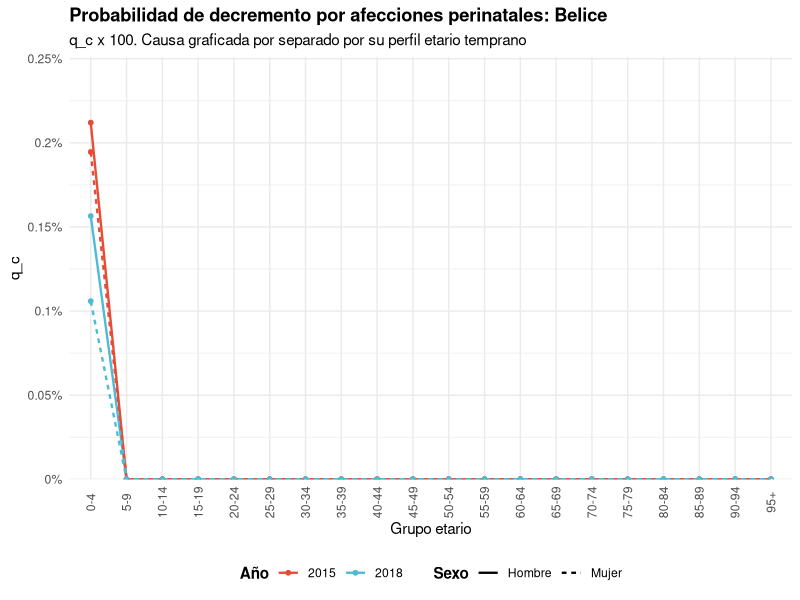
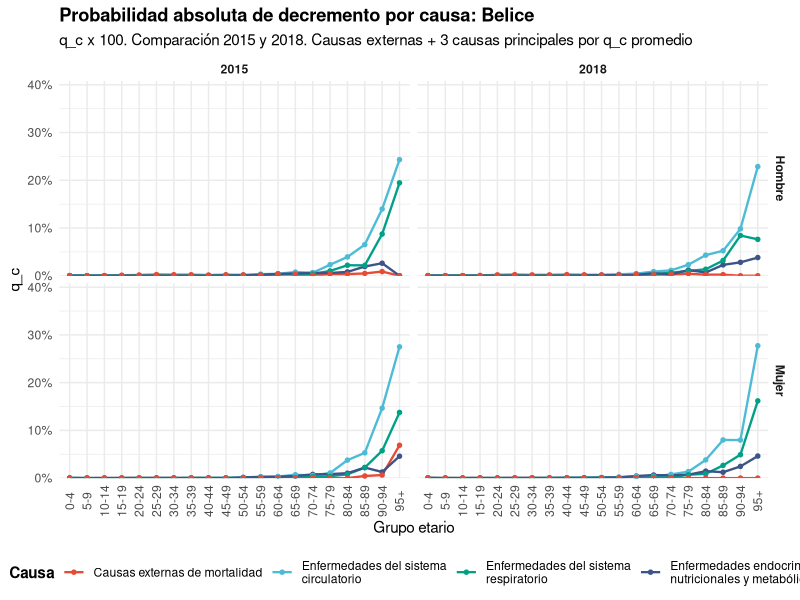
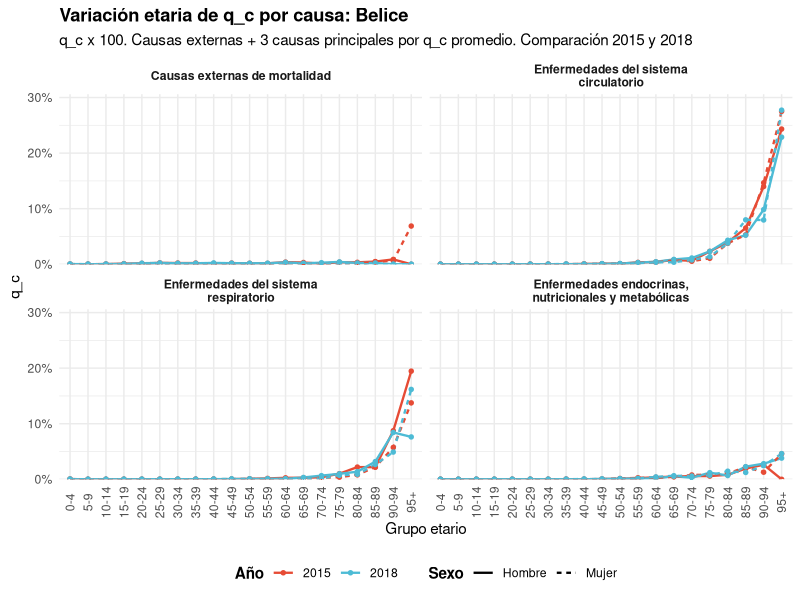
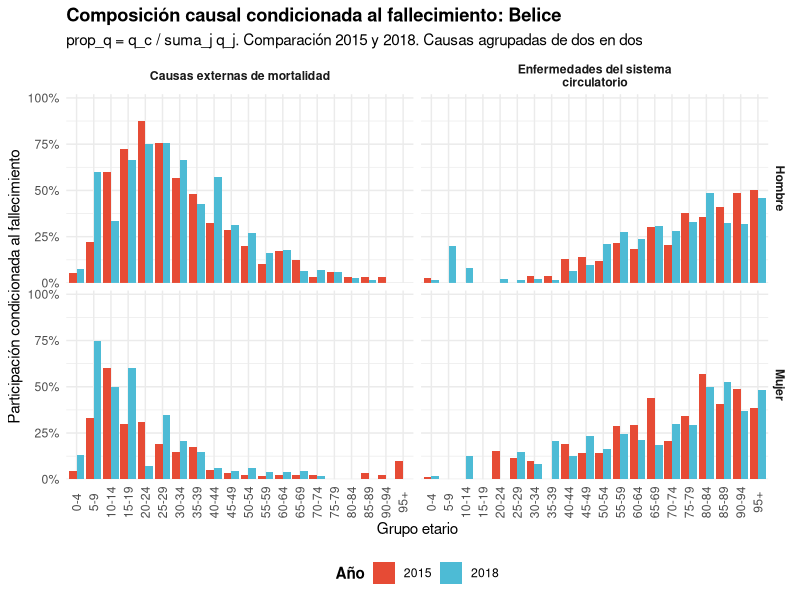
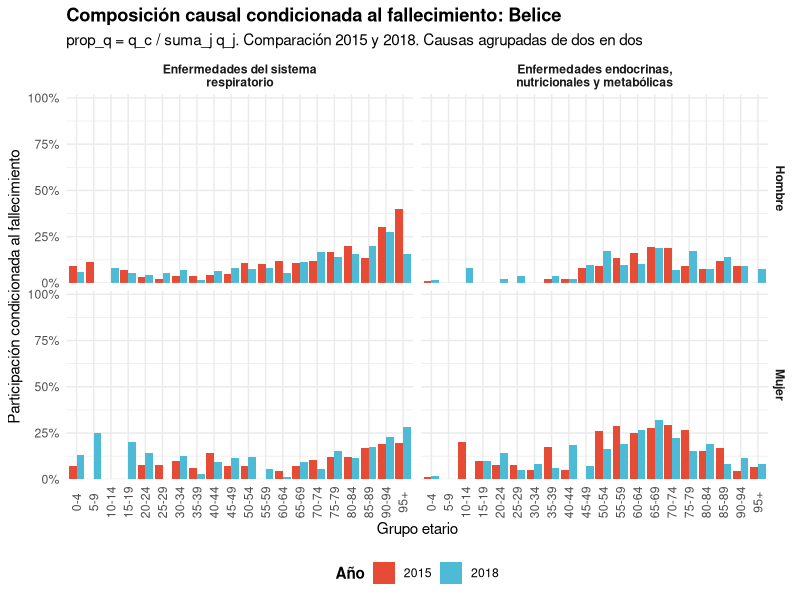
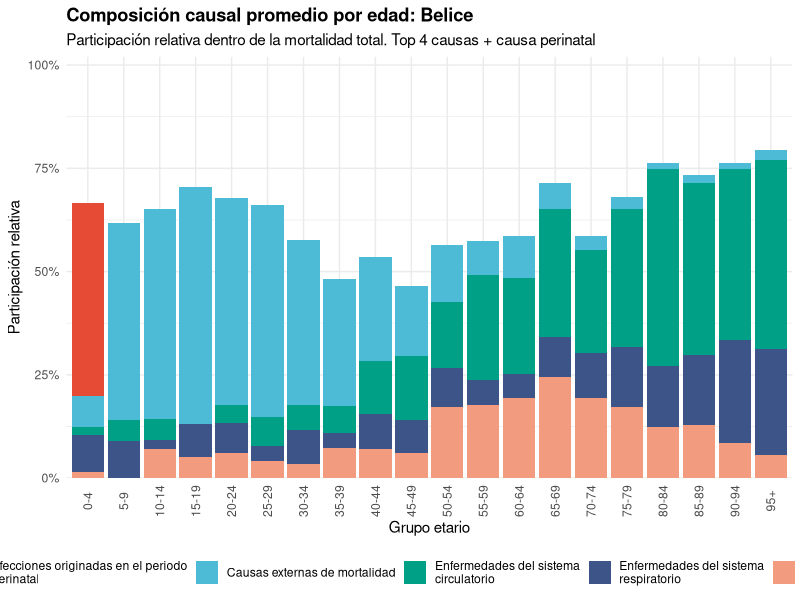
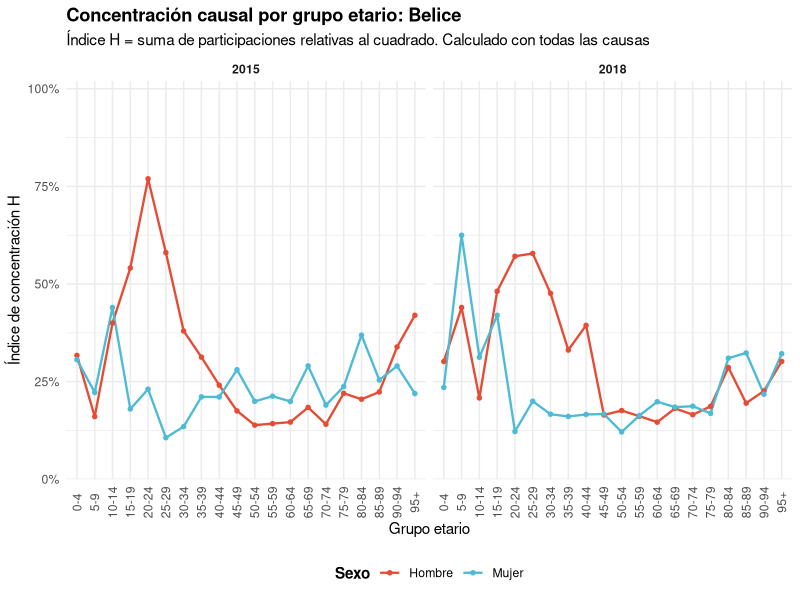
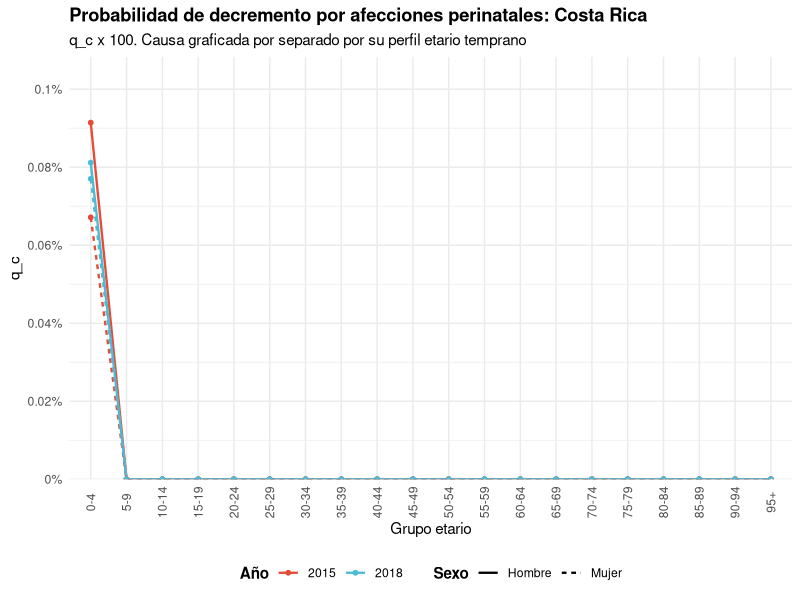

Reproduce these figures in R, in order. (Note: this script raises an error after producing the figures.)
# 05_analisis_clasico.R

library(readr)
library(dplyr)
library(tidyr)
library(ggplot2)
library(here)
library(stringr)
library(scales)
library(ggsci)

options(scipen = 999)


# ---------------------------------------------------------------------------
# 1. Cargar resultados del enfoque clásico
# ---------------------------------------------------------------------------

resultados_clasico <- read_csv(
  here("datos", "procesados", "resultados_enfoque_clasico.csv"),
  na = c("", "NA"),
  show_col_types = FALSE
)


# Solo se contrastan 2015 y 2018

anios_comparacion <- c(2015, 2018)

resultados_clasico <- resultados_clasico %>%
  filter(anio %in% anios_comparacion)


# ---------------------------------------------------------------------------
# 2. Funciones auxiliares
# ---------------------------------------------------------------------------

etiqueta_pct_directa <- function(x, decimales = 2) {
  x_fmt <- format(
    round(x, decimales),
    nsmall = decimales,
    trim = TRUE,
    scientific = FALSE
  )
  
  x_fmt <- sub("(\\.\\d*?)0+$", "\\1", x_fmt)
  x_fmt <- sub("\\.$", "", x_fmt)
  
  paste0(x_fmt, "%")
}


etiqueta_pct_proporcion <- function(x, decimales = 1) {
  x <- x * 100
  
  x_fmt <- format(
    round(x, decimales),
    nsmall = decimales,
    trim = TRUE,
    scientific = FALSE
  )
  
  x_fmt <- sub("(\\.\\d*?)0+$", "\\1", x_fmt)
  x_fmt <- sub("\\.$", "", x_fmt)
  
  paste0(x_fmt, "%")
}


tema_clasico <- function() {
  theme_minimal() +
    theme(
      axis.text.x = element_text(angle = 90, vjust = 0.5),
      legend.position = "bottom",
      plot.title = element_text(face = "bold"),
      strip.text = element_text(face = "bold"),
      legend.title = element_text(face = "bold")
    )
}


# ---------------------------------------------------------------------------
# 3. Preparar variables generales
# ---------------------------------------------------------------------------

orden_edades <- resultados_clasico %>%
  distinct(grupo_edad) %>%
  mutate(
    edad_inicio = parse_number(grupo_edad)
  ) %>%
  arrange(edad_inicio) %>%
  pull(grupo_edad)


resultados_clasico <- resultados_clasico %>%
  mutate(
    grupo_edad = factor(grupo_edad, levels = orden_edades),
    pais_carpeta = case_when(
      pais == "Belice" ~ "belice",
      pais == "Costa Rica" ~ "costa rica",
      pais == "El Salvador" ~ "el salvador",
      pais == "Guatemala" ~ "guatemala",
      pais == "Nicaragua" ~ "nicaragua",
      pais %in% c("Panama", "Panamá") ~ "panama",
      TRUE ~ str_to_lower(pais)
    ),
    causa_grupo_wrap = str_wrap(causa_grupo, width = 35),
    q_porcentaje = q_c * 100
  )


# ---------------------------------------------------------------------------
# 4. Composición causal condicionada al fallecimiento
# ---------------------------------------------------------------------------

# prop_q = q_c / sum_j q_j
#
# El denominador usa TODAS las causas dentro de:
# anio, pais, sexo, grupo_edad.

composicion_causal <- resultados_clasico %>%
  group_by(anio, pais, pais_carpeta, sexo, grupo_edad) %>%
  mutate(
    q_total = sum(q_c, na.rm = TRUE),
    prop_q = if_else(q_total > 0, q_c / q_total, 0)
  ) %>%
  ungroup()


# ---------------------------------------------------------------------------
# 5. Concentración causal
# ---------------------------------------------------------------------------

# H = sum_c prop_q^2
#
# Se calcula con TODAS las causas.

concentracion_causal <- composicion_causal %>%
  group_by(anio, pais, pais_carpeta, sexo, grupo_edad) %>%
  summarise(
    indice_concentracion = sum(prop_q^2, na.rm = TRUE),
    q_total = first(q_total),
    mu_total = first(mu_total),
    .groups = "drop"
  )


# ---------------------------------------------------------------------------
# 6. Selección de causas por país
# ---------------------------------------------------------------------------

# Regla:
#
# Para cada país se seleccionan 4 causas:
#
# 1. Causas externas de mortalidad, identificada por causa == "XX"
#    o por texto en causa_grupo.
#
# 2. Las 3 causas restantes con mayor q_c promedio dentro del país.
#
# Perinatales se excluye de esta selección porque se grafica aparte.

obtener_causa_externa_pais <- function(datos_pais) {
  
  causa_externa <- datos_pais %>%
    distinct(causa, causa_grupo) %>%
    filter(
      causa == "XX" |
        str_detect(str_to_lower(causa_grupo), "extern")
    ) %>%
    pull(causa_grupo) %>%
    unique()
  
  if (length(causa_externa) > 0) {
    causa_externa[1]
  } else {
    NA_character_
  }
}


obtener_causa_perinatal_pais <- function(datos_pais) {
  
  causa_perinatal <- datos_pais %>%
    distinct(causa_grupo) %>%
    filter(
      str_detect(str_to_lower(causa_grupo), "perinatal")
    ) %>%
    pull(causa_grupo) %>%
    unique()
  
  if (length(causa_perinatal) > 0) {
    causa_perinatal[1]
  } else {
    NA_character_
  }
}


seleccionar_top4_promedio_pais <- function(datos_pais) {
  
  causa_externa <- obtener_causa_externa_pais(datos_pais)
  
  datos_base <- datos_pais %>%
    filter(
      !str_detect(str_to_lower(causa_grupo), "perinatal")
    )
  
  if (!is.na(causa_externa)) {
    
    datos_base <- datos_base %>%
      filter(causa_grupo != causa_externa)
    
    n_resto <- 3
    
  } else {
    
    n_resto <- 4
  }
  
  causas_resto <- datos_base %>%
    group_by(causa_grupo) %>%
    summarise(
      q_promedio = mean(q_c, na.rm = TRUE),
      muertes_totales = sum(muertes, na.rm = TRUE),
      .groups = "drop"
    ) %>%
    arrange(desc(q_promedio)) %>%
    slice_head(n = n_resto) %>%
    pull(causa_grupo)
  
  causas_seleccionadas <- c()
  
  if (!is.na(causa_externa)) {
    causas_seleccionadas <- c(causas_seleccionadas, causa_externa)
  }
  
  causas_seleccionadas <- c(causas_seleccionadas, causas_resto)
  
  unique(causas_seleccionadas)
}


# ---------------------------------------------------------------------------
# 7. Gráficos por país
# ---------------------------------------------------------------------------

paises <- resultados_clasico %>%
  distinct(pais, pais_carpeta) %>%
  arrange(pais)


for (i in seq_len(nrow(paises))) {
  
  pais_actual <- paises$pais[i]
  carpeta_pais <- paises$pais_carpeta[i]
  ruta_figuras <- here("figuras", "clasico", carpeta_pais)
  
  # Limpia gráficos anteriores del análisis clásico.
  
  archivos_previos <- list.files(
    ruta_figuras,
    pattern = "^(00|01|02|03|04|05)_.*\\.png$",
    full.names = TRUE
  )
  
  if (length(archivos_previos) > 0) {
    file.remove(archivos_previos)
  }
  
  
  datos_pais <- resultados_clasico %>%
    filter(pais == pais_actual)
  
  composicion_pais <- composicion_causal %>%
    filter(pais == pais_actual)
  
  concentracion_pais <- concentracion_causal %>%
    filter(pais == pais_actual)
  
  
  # -------------------------------------------------------------------------
  # 7.1 Seleccionar causas principales del país
  # -------------------------------------------------------------------------
  
  causas_top4_pais <- seleccionar_top4_promedio_pais(datos_pais)
  causa_perinatal_pais <- obtener_causa_perinatal_pais(datos_pais)
  
  orden_causas_top4_wrap <- str_wrap(causas_top4_pais, width = 35)
  
  datos_pais_top4 <- datos_pais %>%
    filter(causa_grupo %in% causas_top4_pais) %>%
    mutate(
      causa_grupo_wrap = factor(
        str_wrap(causa_grupo, width = 35),
        levels = orden_causas_top4_wrap
      )
    )
  
  composicion_pais_top4 <- composicion_pais %>%
    filter(causa_grupo %in% causas_top4_pais) %>%
    mutate(
      causa_grupo_wrap = factor(
        str_wrap(causa_grupo, width = 35),
        levels = orden_causas_top4_wrap
      )
    )
  
  datos_pais_perinatal <- datos_pais %>%
    filter(
      str_detect(str_to_lower(causa_grupo), "perinatal")
    ) %>%
    mutate(
      causa_grupo_wrap = str_wrap(causa_grupo, width = 35)
    )
  
  
  # Causas para gráfico 4:
  # top 4 + perinatal.
  
  causas_grafico_4 <- causas_top4_pais
  
  if (!is.na(causa_perinatal_pais)) {
    causas_grafico_4 <- unique(c(causa_perinatal_pais, causas_grafico_4))
  }
  
  orden_causas_grafico_4_wrap <- str_wrap(causas_grafico_4, width = 35)
  
  composicion_pais_top4_mas_perinatal <- composicion_pais %>%
    filter(causa_grupo %in% causas_grafico_4) %>%
    mutate(
      causa_grupo_wrap = factor(
        str_wrap(causa_grupo, width = 35),
        levels = orden_causas_grafico_4_wrap
      )
    )
  
  
  # -------------------------------------------------------------------------
  # Gráfico 0: q_c perinatal por edad
  # -------------------------------------------------------------------------
  
  if (nrow(datos_pais_perinatal) > 0) {
    
    max_perinatal <- max(datos_pais_perinatal$q_porcentaje, na.rm = TRUE)
    
    limite_perinatal <- if_else(
      is.finite(max_perinatal) & max_perinatal > 0,
      max_perinatal * 1.15,
      0.01
    )
    
    grafico_00_perinatal <- datos_pais_perinatal %>%
      ggplot(
        aes(
          x = grupo_edad,
          y = q_porcentaje,
          group = interaction(anio, sexo),
          color = factor(anio),
          linetype = sexo
        )
      ) +
      geom_line(linewidth = 0.8) +
      geom_point(size = 1.3) +
      scale_color_npg() +
      scale_y_continuous(
        labels = etiqueta_pct_directa,
        breaks = pretty(c(0, limite_perinatal), n = 5),
        expand = expansion(mult = c(0, 0.03))
      ) +
      coord_cartesian(ylim = c(0, limite_perinatal)) +
      labs(
        title = paste0("Probabilidad de decremento por afecciones perinatales: ", pais_actual),
        subtitle = "q_c x 100. Causa graficada por separado por su perfil etario temprano",
        x = "Grupo etario",
        y = "q_c",
        color = "Año",
        linetype = "Sexo"
      ) +
      tema_clasico()
    
    ggsave(
      filename = here("figuras", "clasico", carpeta_pais, "00_q_perinatal_por_edad.png"),
      plot = grafico_00_perinatal,
      width = 13,
      height = 7,
      dpi = 300
    )
  }
  
  
  # -------------------------------------------------------------------------
  # Gráfico 1: q_c absoluto por edad
  # -------------------------------------------------------------------------
  #
  # Este gráfico junta 2015 y 2018 en una sola figura.
  # Se separa por sexo y por año:
  #
  # filas    = sexo
  # columnas = año
  #
  # Dentro de cada panel se muestran las 4 causas seleccionadas.
  #
  # Escala: 0% a 40%, saltos de 10%.
  
  grafico_01_q_edad <- datos_pais_top4 %>%
    ggplot(
      aes(
        x = grupo_edad,
        y = q_porcentaje,
        group = causa_grupo_wrap,
        color = causa_grupo_wrap
      )
    ) +
    geom_line(linewidth = 0.8) +
    geom_point(size = 1.2) +
    facet_grid(sexo ~ anio) +
    scale_color_npg() +
    scale_y_continuous(
      labels = etiqueta_pct_directa,
      breaks = seq(0, 40, 10),
      minor_breaks = seq(0, 40, 5),
      expand = expansion(mult = c(0, 0.02))
    ) +
    coord_cartesian(ylim = c(0, 40)) +
    labs(
      title = paste0("Probabilidad absoluta de decremento por causa: ", pais_actual),
      subtitle = "q_c x 100. Comparación 2015 y 2018. Causas externas + 3 causas principales por q_c promedio",
      x = "Grupo etario",
      y = "q_c",
      color = "Causa"
    ) +
    tema_clasico()
  
  ggsave(
    filename = here("figuras", "clasico", carpeta_pais, "01_q_absoluto_top4_2015_2018.png"),
    plot = grafico_01_q_edad,
    width = 14,
    height = 8,
    dpi = 300
  )
  
  
  # -------------------------------------------------------------------------
  # Gráfico 2: q_c por causa
  # -------------------------------------------------------------------------
  #
  # q_c x 100.
  # Escala: 0% a 30%, saltos de 10%.
  
  grafico_02_q_causa <- datos_pais_top4 %>%
    ggplot(
      aes(
        x = grupo_edad,
        y = q_porcentaje,
        group = interaction(anio, sexo),
        color = factor(anio),
        linetype = sexo
      )
    ) +
    geom_line(linewidth = 0.8) +
    geom_point(size = 1.2) +
    facet_wrap(~ causa_grupo_wrap) +
    scale_color_npg() +
    scale_y_continuous(
      labels = etiqueta_pct_directa,
      breaks = seq(0, 30, 10),
      minor_breaks = seq(0, 30, 5),
      expand = expansion(mult = c(0, 0.02))
    ) +
    coord_cartesian(ylim = c(0, 30)) +
    labs(
      title = paste0("Variación etaria de q_c por causa: ", pais_actual),
      subtitle = "q_c x 100. Causas externas + 3 causas principales por q_c promedio. Comparación 2015 y 2018",
      x = "Grupo etario",
      y = "q_c",
      color = "Año",
      linetype = "Sexo"
    ) +
    tema_clasico()
  
  ggsave(
    filename = here("figuras", "clasico", carpeta_pais, "02_q_por_causa_top4.png"),
    plot = grafico_02_q_causa,
    width = 14,
    height = 9,
    dpi = 300
  )
  
  
  # -------------------------------------------------------------------------
  # Gráfico 3: composición causal condicionada al fallecimiento
  # -------------------------------------------------------------------------
  #
  # prop_q = q_c / sum_j q_j
  #
  # Se agrupan las 4 causas seleccionadas de 2 en 2 para que el gráfico sea
  # legible.
  #
  # Se generan:
  #
  # 03_composicion_condicionada_grupo_1.png
  # 03_composicion_condicionada_grupo_2.png
  #
  # Dentro de cada gráfico se compara 2015 contra 2018.
  #
  # Escala: 0% a 100%, saltos de 25%.
  
  grupos_causas_03 <- split(
    causas_top4_pais,
    ceiling(seq_along(causas_top4_pais) / 2)
  )
  
  for (g in seq_along(grupos_causas_03)) {
    
    causas_grupo_actual <- grupos_causas_03[[g]]
    
    composicion_grupo_actual <- composicion_pais_top4 %>%
      filter(causa_grupo %in% causas_grupo_actual) %>%
      mutate(
        causa_grupo_wrap = factor(
          str_wrap(causa_grupo, width = 35),
          levels = str_wrap(causas_grupo_actual, width = 35)
        )
      )
    
    grafico_03_composicion_goerlich <- composicion_grupo_actual %>%
      ggplot(
        aes(
          x = grupo_edad,
          y = prop_q,
          fill = factor(anio)
        )
      ) +
      geom_col(position = "dodge") +
      facet_grid(sexo ~ causa_grupo_wrap) +
      scale_fill_npg() +
      scale_y_continuous(
        labels = etiqueta_pct_proporcion,
        breaks = seq(0, 1, 0.25),
        minor_breaks = seq(0, 1, 0.125),
        expand = expansion(mult = c(0, 0.02))
      ) +
      coord_cartesian(ylim = c(0, 1)) +
      labs(
        title = paste0("Composición causal condicionada al fallecimiento: ", pais_actual),
        subtitle = "prop_q = q_c / suma_j q_j. Comparación 2015 y 2018. Causas agrupadas de dos en dos",
        x = "Grupo etario",
        y = "Participación condicionada al fallecimiento",
        fill = "Año"
      ) +
      tema_clasico()
    
    ggsave(
      filename = here(
        "figuras",
        "clasico",
        carpeta_pais,
        paste0("03_composicion_condicionada_grupo_", g, ".png")
      ),
      plot = grafico_03_composicion_goerlich,
      width = 14,
      height = 8,
      dpi = 300
    )
  }
  
  
  # -------------------------------------------------------------------------
  # Gráfico 4: composición causal promedio por edad
  # -------------------------------------------------------------------------
  #
  # Muestra top 4 causas + perinatal.
  #
  # Cada segmento es:
  #
  # prop_q = q_c / sum_j q_j
  #
  # con denominador de todas las causas.
  #
  # Escala: 0% a 100%, saltos de 25%.
  
  grafico_04_composicion_apilada <- composicion_pais_top4_mas_perinatal %>%
    group_by(grupo_edad, causa_grupo_wrap) %>%
    summarise(
      prop_promedio = mean(prop_q, na.rm = TRUE),
      .groups = "drop"
    ) %>%
    ggplot(
      aes(
        x = grupo_edad,
        y = prop_promedio,
        fill = causa_grupo_wrap
      )
    ) +
    geom_col(position = "stack") +
    scale_fill_npg() +
    scale_y_continuous(
      labels = etiqueta_pct_proporcion,
      breaks = seq(0, 1, 0.25),
      minor_breaks = seq(0, 1, 0.125),
      expand = expansion(mult = c(0, 0.02))
    ) +
    coord_cartesian(ylim = c(0, 1)) +
    labs(
      title = paste0("Composición causal promedio por edad: ", pais_actual),
      subtitle = "Participación relativa dentro de la mortalidad total. Top 4 causas + causa perinatal",
      x = "Grupo etario",
      y = "Participación relativa",
      fill = "Causa"
    ) +
    tema_clasico()
  
  ggsave(
    filename = here("figuras", "clasico", carpeta_pais, "04_composicion_promedio_top4_mas_perinatal.png"),
    plot = grafico_04_composicion_apilada,
    width = 14,
    height = 8,
    dpi = 300
  )
  
  
  # -------------------------------------------------------------------------
  # Gráfico 5: concentración causal
  # -------------------------------------------------------------------------
  #
  # H = sum_c prop_q^2
  #
  # Se calcula con todas las causas.
  #
  # Escala: 0% a 100%, saltos de 25%.
  
  grafico_05_concentracion <- concentracion_pais %>%
    ggplot(
      aes(
        x = grupo_edad,
        y = indice_concentracion,
        group = sexo,
        color = sexo
      )
    ) +
    geom_line(linewidth = 0.8) +
    geom_point(size = 1.2) +
    facet_wrap(~ anio) +
    scale_color_npg() +
    scale_y_continuous(
      labels = etiqueta_pct_proporcion,
      breaks = seq(0, 1, 0.25),
      minor_breaks = seq(0, 1, 0.125),
      expand = expansion(mult = c(0, 0.02))
    ) +
    coord_cartesian(ylim = c(0, 1)) +
    labs(
      title = paste0("Concentración causal por grupo etario: ", pais_actual),
      subtitle = "Índice H = suma de participaciones relativas al cuadrado. Calculado con todas las causas",
      x = "Grupo etario",
      y = "Índice de concentración H",
      color = "Sexo"
    ) +
    tema_clasico()
  
  ggsave(
    filename = here("figuras", "clasico", carpeta_pais, "05_concentracion_causal.png"),
    plot = grafico_05_concentracion,
    width = 14,
    height = 8,
    dpi = 300
  )
}
